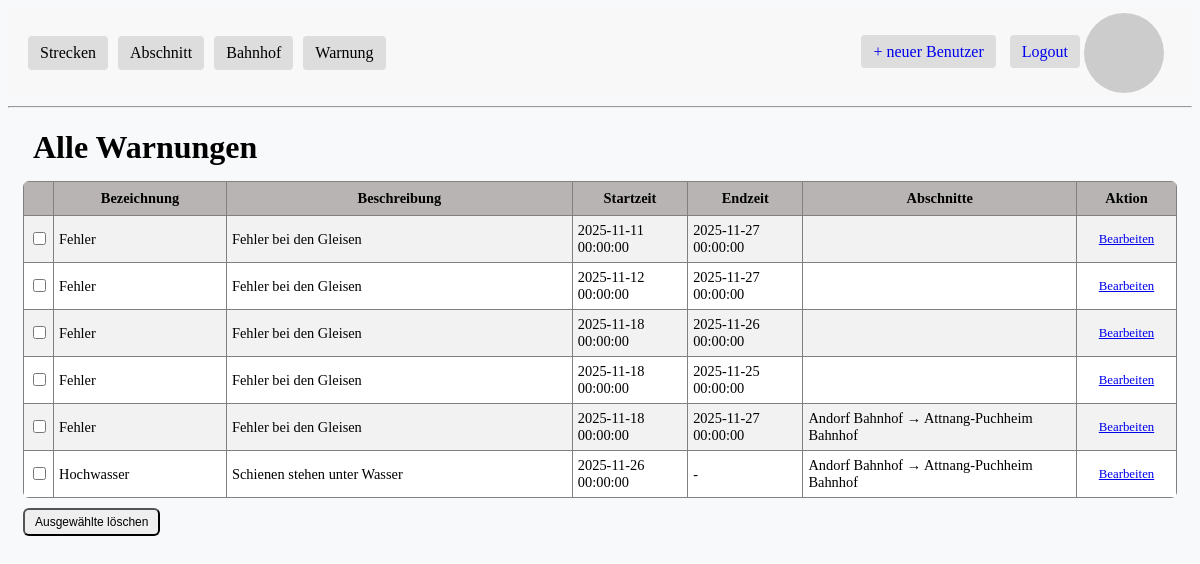
The page /warnung (signed in) on the database as committed earlier.
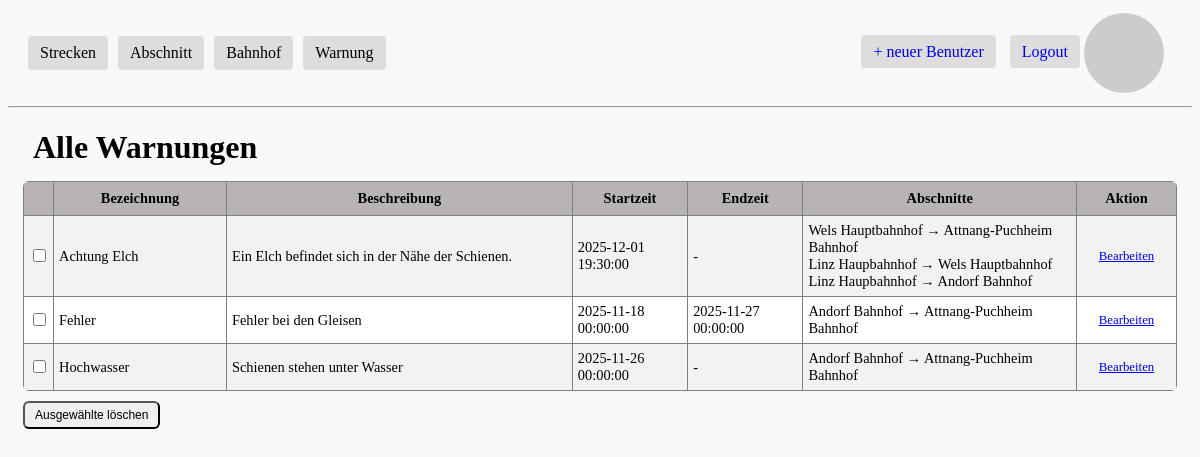
The same page on the database as committed later.
### app/models.py (models this page shows, shortened)
class Warnung(db.Model):
    __tablename__ = 'warnung'
    warnungId: so.Mapped[int] = so.mapped_column(primary_key=True)
    bezeichnung: so.Mapped[str] = so.mapped_column(sa.String(100))
    beschreibung: so.Mapped[Optional[str]] = so.mapped_column(sa.Text)
    startZeit: so.Mapped[datetime] = so.mapped_column()
    endZeit: so.Mapped[Optional[datetime]] = so.mapped_column()
    abschnitte: so.Mapped[list["Abschnitt"]] = so.relationship(
        "Abschnitt",
        secondary=abschnitt_warnung_m2m,
        back_populates="warnungen"
    )

class Abschnitt(db.Model):
    __tablename__ = 'abschnitt'
    abschnittId: so.Mapped[int] = so.mapped_column(primary_key=True)
    spurweite: so.Mapped[float] = so.mapped_column()
    nutzungsentgelt: so.Mapped[float] = so.mapped_column()
    max_geschwindigkeit: so.Mapped[int] = so.mapped_column()
    startBahnhofId: so.Mapped[int] = so.mapped_column(
        sa.ForeignKey('bahnhof.bahnhofId'),
        index=True,
        nullable=False
    )
    endBahnhofId: so.Mapped[int] = so.mapped_column(
        sa.ForeignKey('bahnhof.bahnhofId'),
        index=True,
        nullable=False
    )
    startBahnhof: so.Mapped["Bahnhof"] = so.relationship(
        "Bahnhof",
        foreign_keys=[startBahnhofId],
        back_populates="start_abschnitte"
    )
    endBahnhof: so.Mapped["Bahnhof"] = so.relationship(
        "Bahnhof",
        foreign_keys=[endBahnhofId],
        back_populates="end_abschnitte"
    )
    warnungen: so.Mapped[list["Warnung"]] = so.relationship(
        "Warnung",
        secondary=abschnitt_warnung_m2m,
        back_populates="abschnitte"
    )
    __table_args__ = (
        db.CheckConstraint(
            "startBahnhofId <> endBahnhofId",
            name="check_start_end_ungleich"
        ),
    )
    @property
    def name(self):
        return f"{self.startBahnhof.name} → {self.endBahnhof.name}"

class Bahnhof (db.Model):
    __tablename__ = 'bahnhof'
    bahnhofId: so.Mapped[int] = so.mapped_column(primary_key=True)
    name: so.Mapped[str] = so.mapped_column(sa.String(64), index=True,
                                                unique=True)
    adresse: so.Mapped[str] = so.mapped_column(sa.String(120), index=True,
                                             unique=True)
    latitude: so.Mapped[float] = so.mapped_column(sa.Float, nullable=True)
    longitude: so.Mapped[float] = so.mapped_column(sa.Float, nullable=True)
    start_abschnitte: so.Mapped[list['Abschnitt']] = so.relationship(
            "Abschnitt",
            back_populates="startBahnhof",
            primaryjoin="Bahnhof.bahnhofId == Abschnitt.startBahnhofId"
    )
    end_abschnitte: so.Mapped[list['Abschnitt']] = so.relationship(
            "Abschnitt",
            back_populates="endBahnhof",
            primaryjoin="Bahnhof.bahnhofId == Abschnitt.endBahnhofId"
    )

### app/routes.py (the view)
@app.route('/', methods=['GET', 'POST'])
@app.route('/warnung', methods=['GET', 'POST'])
@login_required
def warnung():
    posts = Warnung.query.order_by(Warnung.bezeichnung).all()
    return render_template(
        'warnung.html',
        posts=posts,
        role=current_user.role
    )

### app/models.py (called while the page is built)
@login.user_loader
def load_user(id):
    return db.session.get(User, int(id))

    def avatar(self, size):
        digest = md5(self.email.lower().encode('utf-8')).hexdigest()
        return f'https://www.gravatar.com/avatar/{digest}?d=identicon&s={size}'

### app/templates/warnung.html (shortened to what this page needs)
{% extends "base.html" %}
{% block content %}
<link rel="stylesheet" href="{{ url_for('static', filename='css/overview.css') }}">
<h1>Alle Warnungen</h1>
<div class="main-content-flex">
    <div class="table-container">
        <form method="POST" action="{{ url_for('delete_multiple_warnung') }}" id="warnung-form">
            <div class="table-scroll-wrapper">
                <table class="table table-striped" border="1" cellpadding="5" style="border-collapse: collapse; width: 100%; margin-bottom: 0;">
                    <colgroup>
                        {% if role.value != 'mitarbeiter' %}
                        <col style="width: 30px;">
                        {% endif %}
                        <col style="width: 15%;">
                        <col style="width: 30%;">
                        <col style="width: 10%;">
                        <col style="width: 10%;">
                        <col style="width: auto;">
                        {% if role.value != 'mitarbeiter' %}
                        <col style="width: 100px;">
                        {% endif %}
                    </colgroup>
                    <thead>
                        <tr>
                            {% if role.value != 'mitarbeiter' %}
                            <th style="min-width: 21px;"></th>
                            {% endif %}
                            <th>Bezeichnung</th>
                            <th>Beschreibung</th>
                            <th>Startzeit</th>
                            <th>Endzeit</th>
                            <th>Abschnitte</th>
                            {% if role.value != 'mitarbeiter' %}
                            <th style="min-width: 80px;">Aktion</th>
                            {% endif %}
                        </tr>
                    </thead>
                    <tbody>
                        {% for w in posts %}
                        <tr>
                            {% if role.value != 'mitarbeiter' %}
                            <td><input type="checkbox" name="warnung_ids" value="{{ w.warnungId }}"></td>
                            {% endif %}
                            <td>{{ w.bezeichnung }}</td>
                            <td>{{ w.beschreibung }}</td>
                            <td>{{ w.startZeit }}</td>
                            <td>{{ '-' if w.endZeit is none else w.endZeit }}</td>
                            <td>
                                {% for abschnitt in w.abschnitte %}
                                    {{ abschnitt.name }}
                                    <br>
                                {% endfor %}
                            </td>
                            {% if role.value != 'mitarbeiter' %}
                            <td>
                                <a href="{{ url_for('edit_warnung', warnung_id=w.warnungId) }}" class="btn btn-primary btn-sm">Bearbeiten</a>
                            </td>
                            {% endif %}
                        </tr>
                        {% endfor %}
                    </tbody>
                </table>
            </div> <div style="margin-top: 10px;">
                {% if role.value != 'mitarbeiter' %}
                    <button type="submit" class="btn btn-danger"
                            onclick="return confirm('Willst du wirklich alle ausgewählten Warnungen löschen?');">
                        Ausgewählte löschen
                    </button>
                {% endif %}
            </div>
        </form>
    </div> </div>
{% endblock %}

### app/templates/base.html (shortened to what this page needs)
<!doctype html>
<html>
<head>
    <link rel="stylesheet" href="{{ url_for('static', filename='css/base.css') }}">
</head>
<body>
    <div class="header">
        <ul class="menu">
        <li class="dropdown">
            <a href="{{ url_for('strecke') }}">Strecken</a>
        </li>
        <li class="dropdown">
            <a href="{{ url_for('abschnitt') }}">Abschnitt</a>
        </li>
        <li class="dropdown">
            <a href="{{ url_for('bahnhof') }}">Bahnhof</a>
        </li>
        <li class="dropdown">
            <a href="{{ url_for('warnung') }}">Warnung</a>
        </li>
    </ul>
        <div class="user-links">
            {% if current_user.is_anonymous %}
                <a href="{{ url_for('login') }}">Login</a>
            {% elif current_user.role.value == 'admin' %}
                <a href="{{ url_for('register') }}">+ neuer Benutzer</a>
                <a href="{{ url_for('logout') }}">Logout</a>
            {% else %}
                <a href="{{ url_for('logout') }}">Logout</a>
            {% endif %}
            {% if not current_user.is_anonymous %}
            <img src="{{ current_user.avatar(40) }}" alt="Avatar" style="border-radius:50%; vertical-align:middle; margin-right:8px;">
            {% endif %}
        </div>
    </div>
    <hr>
    {% block content %}{% endblock %}
</body>
</html>

### app/static/css/base.css (style rules this page uses)
.header { display: flex; justify-content: space-between; align-items: center; padding: 5px 20px; background-color: #f8f8f8; }
.menu { list-style: none; padding: 0; margin: 0; background-color: transparent; display: flex; gap: 10px; }
.menu li { margin: 0; padding: 0; background-color: transparent; position: relative; }
.user-links a { text-decoration: none; padding: 8px 12px; background-color: #ddd; border-radius: 4px; margin-left: 10px; transition: background-color 0.2s; }
.menu > li > a { background-color: #ddd; color: black; padding: 8px 12px; border-radius: 4px; text-decoration: none; display: inline-block; transition: background-color 0.2s; }

### app/static/css/overview.css (style rules this page uses)
body { background-color: #f8f9fa; }
.table { table-layout: fixed; width: 100%; margin-bottom: 0 !important; }
.table thead th { background-color: #b8b4b4; position: sticky; top: 0; z-index: 10; font-size: 0.9rem; padding: 8px 5px; }
.table tbody tr:nth-child(odd) { background-color: #f2f2f2; }
.table tbody tr:nth-child(even) { background-color: #ffffff; }
.table tbody td { font-size: 0.9rem; padding: 6px 5px; }
.main-content-flex { display: flex !important; flex-direction: row !important; gap: 15px; padding: 15px; height: calc(100vh - 180px); align-items: stretch; }
.table-container { flex: 1.5; display: flex; flex-direction: column; min-width: 0; height: 100%; }
.table-scroll-wrapper { flex: 1 1 auto; overflow-y: auto !important; overflow-x: auto !important; border-radius: 4px; margin-bottom: 10px; max-height: calc(100vh - 250px); }
.table { margin-bottom: 0 !important; width: 100%; }
.btn { display: inline-block !important; visibility: visible !important; font-size: 0.9rem; }
.table tbody td:first-child, .table thead th:first-child { width: 30px; text-align: center; padding: 6px 2px; }
.table tbody td:last-child, .table thead th:last-child { text-align: center; padding: 6px 5px; }
.btn-sm { font-size: 0.8rem; padding: 4px 8px; }
.table-scroll-wrapper { border-radius: 6px; }
.btn-danger { padding: 5px 10px; font-size: 12px; border-radius: 6px; cursor: pointer; }
h1 { margin-left: 25px; margin-bottom: 0px; }

Rows that differ between the two databases and show on the page:
removed Warnung: bezeichnung "Fehler", beschreibung "Fehler bei den Gleisen", startZeit "2025-11-11 00:00:00", endZeit "2025-11-27 00:00:00"
removed Warnung: bezeichnung "Fehler", beschreibung "Fehler bei den Gleisen", startZeit "2025-11-12 00:00:00", endZeit "2025-11-27 00:00:00"
removed Warnung: bezeichnung "Fehler", beschreibung "Fehler bei den Gleisen", startZeit "2025-11-18 00:00:00", endZeit "2025-11-26 00:00:00"
removed Warnung: bezeichnung "Fehler", beschreibung "Fehler bei den Gleisen", startZeit "2025-11-18 00:00:00", endZeit "2025-11-25 00:00:00"
added Warnung: bezeichnung "Achtung Elch", beschreibung "Ein Elch befindet sich in der Nähe der Schienen.", startZeit "2025-12-01 19:30:00", endZeit "-"
now on this page (row unchanged): Abschnitt: name "Wels Hauptbahnhof → Attnang-Puchheim Bahnhof", shown under "Achtung Elch"
now on this page (row unchanged): Abschnitt: name "Linz Haupbahnhof → Wels Hauptbahnhof", shown under "Achtung Elch"
now on this page (row unchanged): Abschnitt: name "Linz Haupbahnhof → Andorf Bahnhof", shown under "Achtung Elch"
